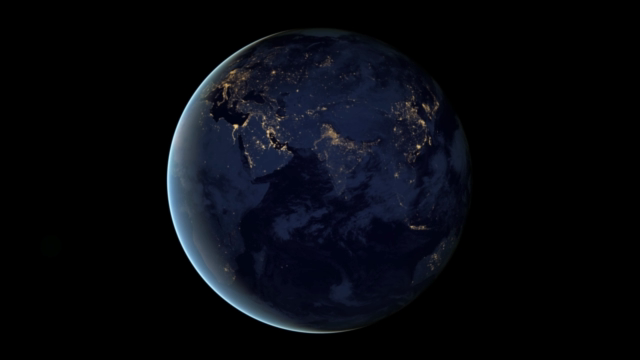
#> input picture frame 90 of assets/videos/video.mp4, 640 x 360 px
$ python video.py
#> lines starting #> are read from the running program, lines starting #| are printed output that depends on the picture
import numpy as np
import cv2 as cv
import argparse
import sys

try:
    path =  sys.argv[1]
except:
    path="assets/videos/video.mp4"
try:
    height = (int(sys.argv[2]),int(sys.argv[3]))
except:
    height=(1280,720)

cap = cv.VideoCapture(path)
cap_webcam = cv.VideoCapture(0)
frame_counter = 0
r = 0
def drawRectangleOnImage(image, coordinates, rectColor=(0, 255, 0), rectThickness=2):
    x = coordinates[0]
    y = coordinates[1]
    w = coordinates[2]
    h = coordinates[3]
    return cv.rectangle(image, (x, y), (x+w, y+h), rectColor, rectThickness)


while True:
    k = cv.waitKey(1) & 0xFF
#> (key Esc is pressed here)
    ret, frame = cap.read()
#> frame is the input picture: shape (360, 640, 3); mean B, G, R 14.8, 9.2, 7.3
    ret_webcam, frame_webcam = cap_webcam.read()

    frame = cv.resize(frame, (height))
#> frame: shape (720, 1280, 3)
    frame_webcam = cv.resize(frame_webcam, (300,200))
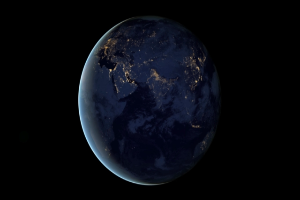
#> frame_webcam: shape (200, 300, 3); mean B, G, R 14.8, 9.1, 7.3

    frame_counter += 1
    if frame_counter == cap.get(cv.CAP_PROP_FRAME_COUNT):
        frame_counter = 0
        cap.set(cv.CAP_PROP_POS_FRAMES, 0)

    if not ret:
        print("Can't receive frame (stream end?). Exiting ...")
        break

    if k==49:
        r = 1

    if k==50 or r==2:
        frame_webcam = cv.cvtColor(frame_webcam, cv.COLOR_BGR2GRAY)
        frame_webcam = np.stack((frame_webcam,) * 3, axis=-1)
        r = 2

    if k==51 or r==3:
        id_kernel = np.ones((5, 5), np.float32) / 25.0
        frame_webcam = cv.filter2D(frame_webcam, -1, id_kernel)
        r = 3

    frame[:200,:300] = frame_webcam
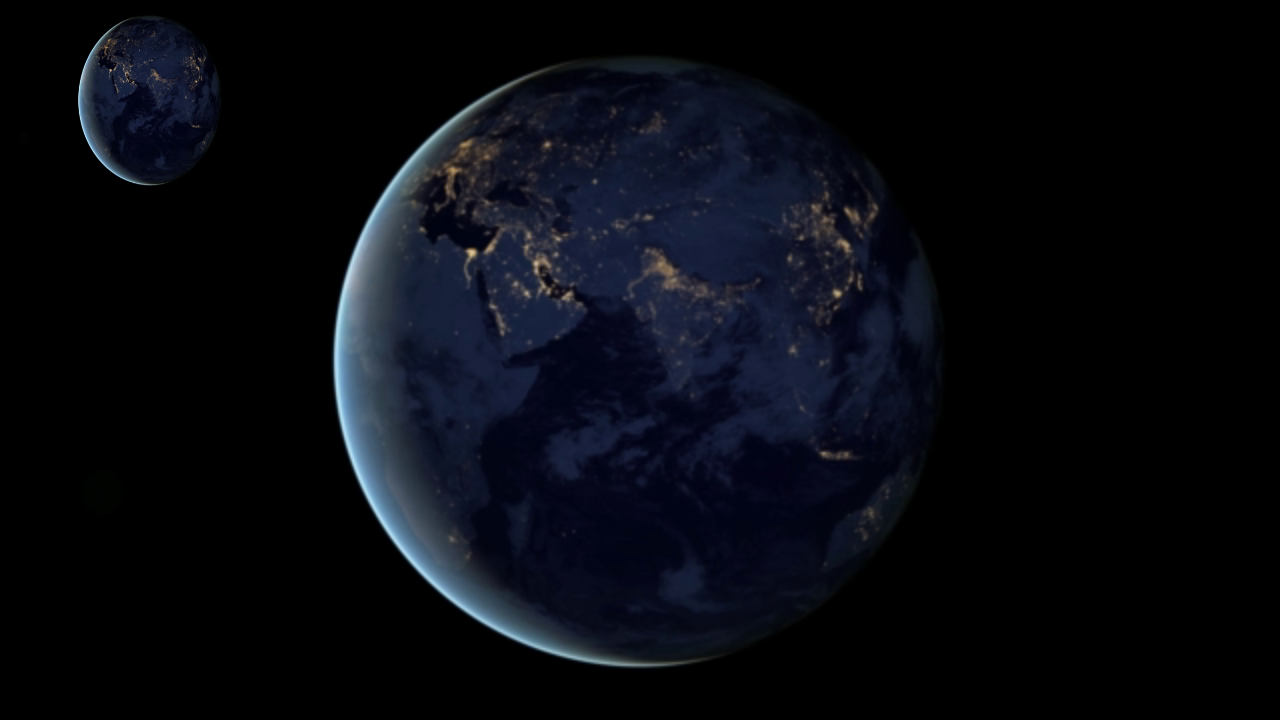
#> frame: shape (720, 1280, 3); mean B, G, R 15.8, 9.7, 7.8
    frame = drawRectangleOnImage(
        frame, (0,0,300,200), (0, 0, 256), 3
    )

    cv.imshow('frame', frame)
    if k == 81:
        break
cap.release()
cv.destroyAllWindows()

$ run again, starting later in the video
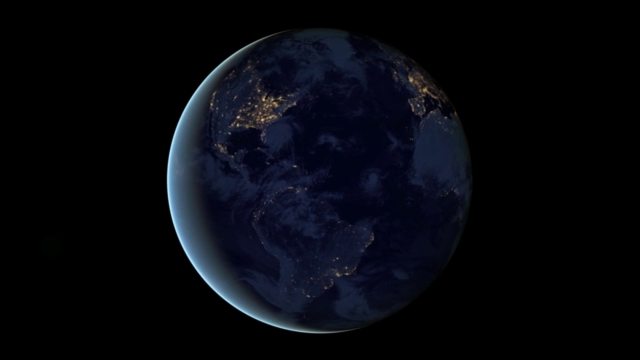
#> input picture frame 405 of assets/videos/video.mp4, 640 x 360 px
#> frame is the input picture: shape (360, 640, 3); mean B, G, R 13.9, 8.1, 6.5
#> `frame_webcam = cv.resize(frame_webcam, (300,200))`:
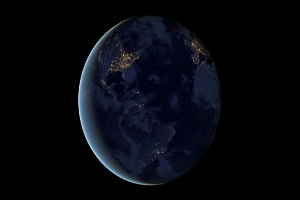
#> frame_webcam: shape (200, 300, 3); mean B, G, R 13.9, 8.1, 6.4
#> `frame[:200,:300] = frame_webcam`:
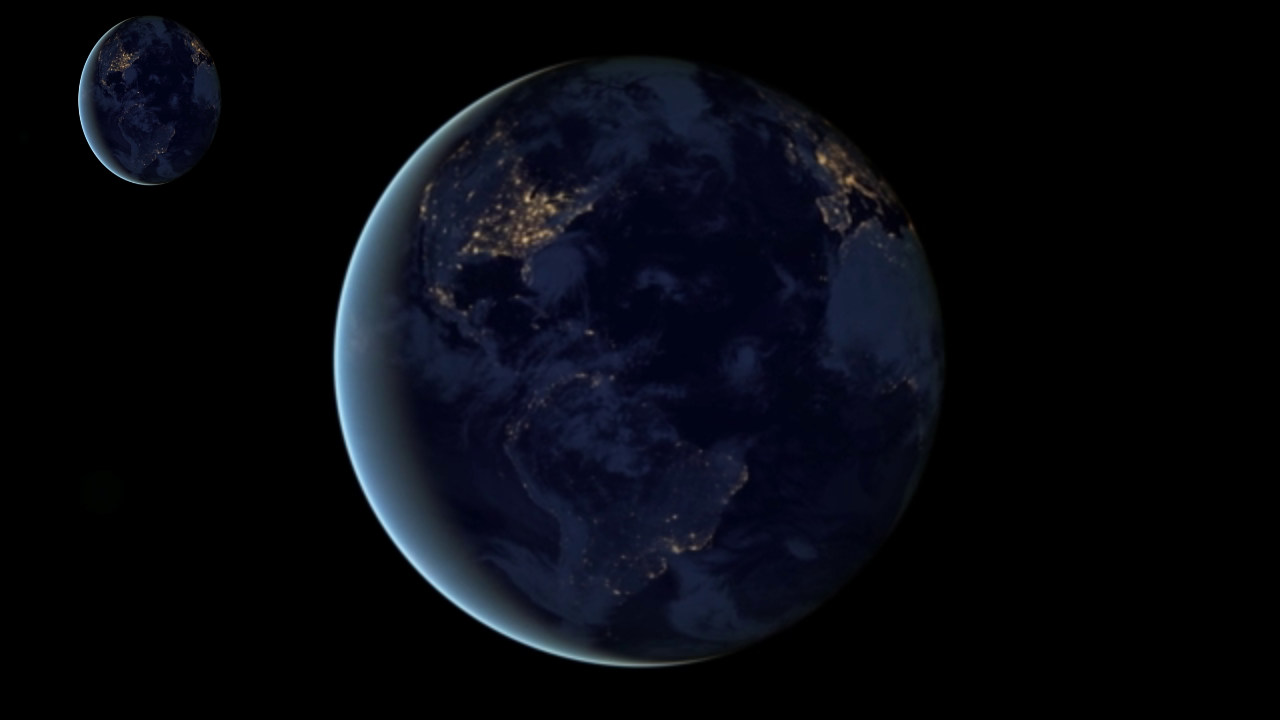
#> frame: shape (720, 1280, 3); mean B, G, R 14.8, 8.6, 6.9

$ run again, starting later in the video
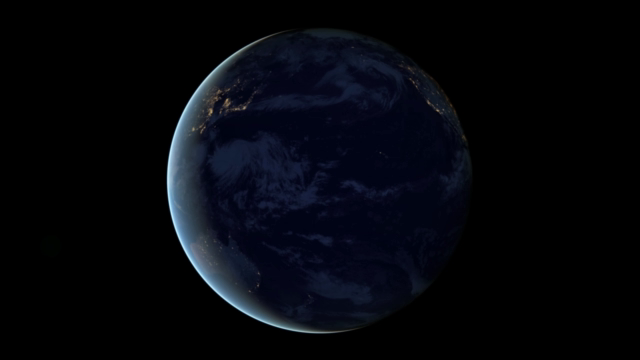
#> input picture frame 720 of assets/videos/video.mp4, 640 x 360 px
#> frame is the input picture: shape (360, 640, 3); mean B, G, R 12, 6.6, 4.9
#> `frame_webcam = cv.resize(frame_webcam, (300,200))`:
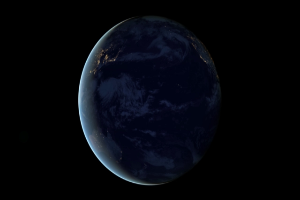
#> frame_webcam: shape (200, 300, 3); mean B, G, R 12, 6.6, 4.9
#> `frame[:200,:300] = frame_webcam`:
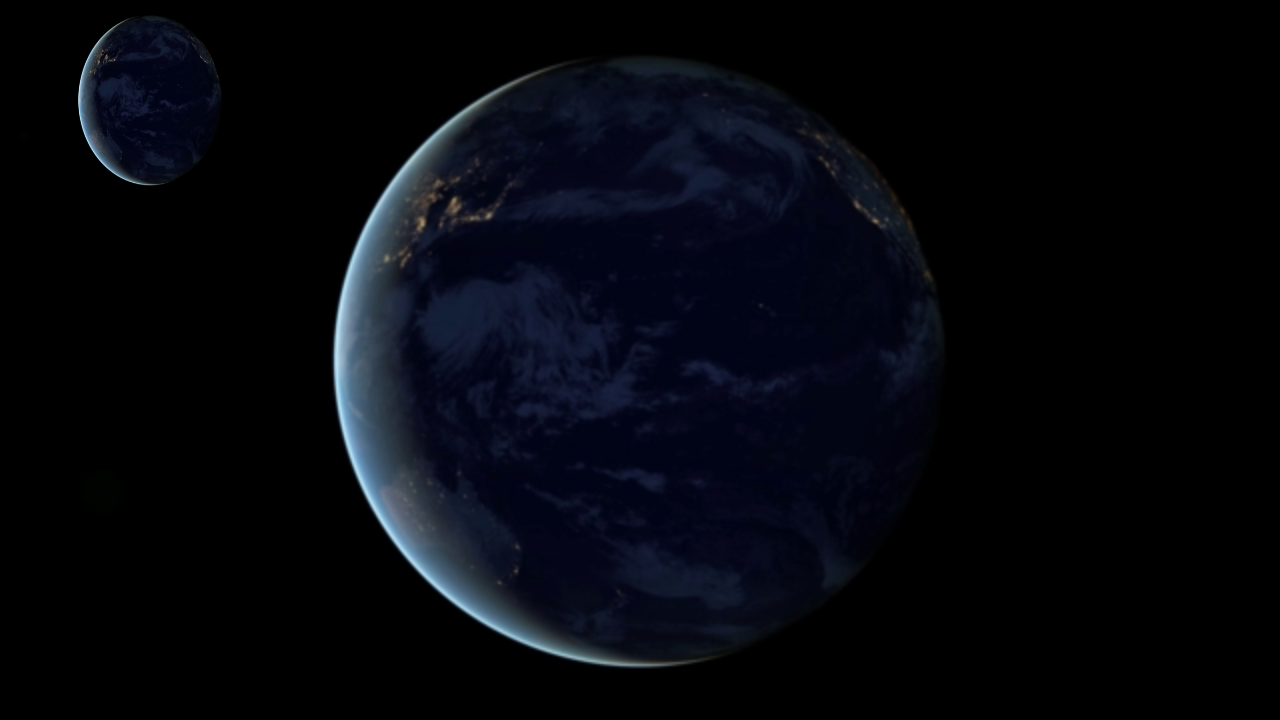
#> frame: shape (720, 1280, 3); mean B, G, R 12.8, 7, 5.2
